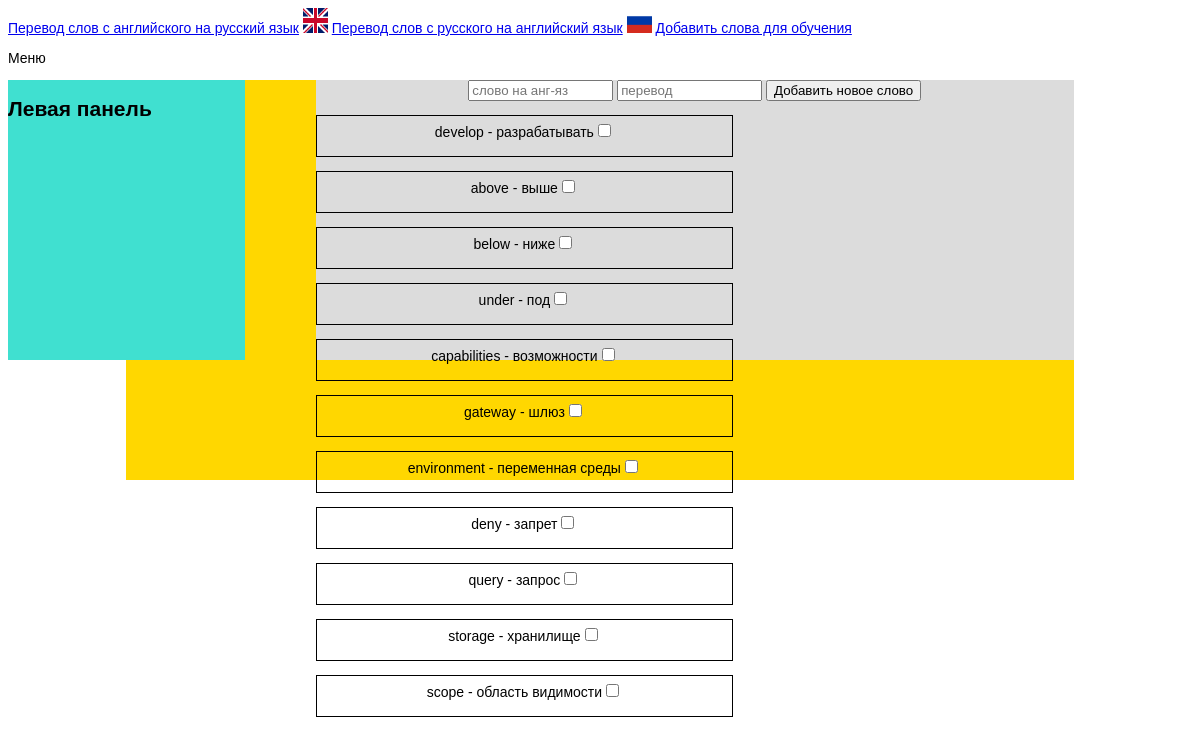
Page /lst_word on the earlier database version.
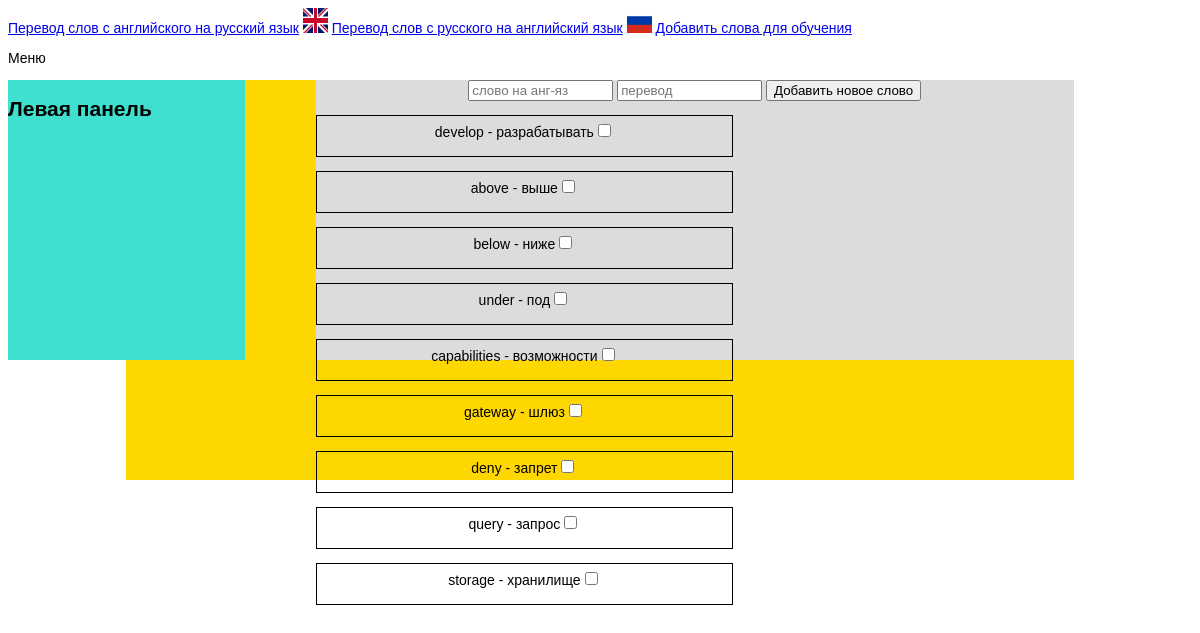
Same page on the later database version.
### main.py (models this page shows)
class Dictionary(db.Model):
    id = db.Column(db.Integer, primary_key=True)
    english_word = db.Column(db.String, nullable=False)
    russia_word = db.Column(db.String, nullable=False)

### main.py (the view, shortened to what this page needs)
@app.route("/lst_word",methods=["GET","POST"])
def lst_word():
    return render_template("lst_word.html",items=Dictionary.query.all())

### templates/lst_word.html
{% extends 'base.html' %}
{% block content %}
<div align="center">
<form method="POST">
    <input type="text" name="english_word" size="15" placeholder="слово на анг-яз">
    <input type="text" name="russia_word" size="15" placeholder="перевод">
    <input type="submit" name="btn" value="Добавить новое слово">
</form>
</div>
<form method="POST">
{% for item in items %}
<p><div class="test">{{ item.english_word }} - {{ item.russia_word }}<input type="checkbox" name="{{item.id}}"><input type="submit" name="btn" class="btn" value="Удалить"></div></p>
{% endfor %}
</form>
{% endblock %}

Differences in the rows shown:
removed Dictionary: english_word "environment", russia_word "переменная среды"
removed Dictionary: english_word "scope", russia_word "область видимости"
